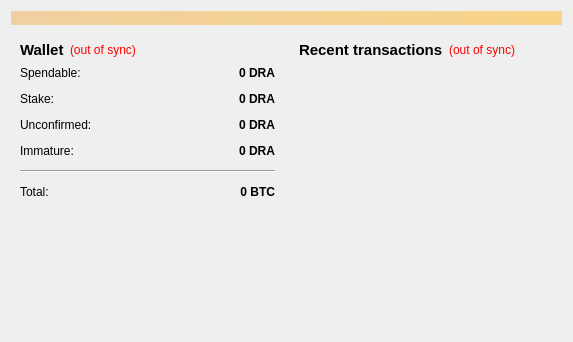
<?xml version="1.0" encoding="UTF-8"?>
<ui version="4.0">
 <class>OverviewPage</class>
 <widget class="QWidget" name="OverviewPage">
  <property name="geometry">
   <rect>
    <x>0</x>
    <y>0</y>
    <width>573</width>
    <height>342</height>
   </rect>
  </property>
  <property name="windowTitle">
   <string>Form</string>
  </property>
  <layout class="QVBoxLayout" name="topLayout">
   <item>
    <widget class="QLabel" name="labelAlerts">
     <property name="visible">
      <bool>false</bool>
     </property>
     <property name="styleSheet">
      <string notr="true">background-color: qlineargradient(x1: 0, y1: 0, x2: 1, y2: 0, stop:0 #F0D0A0, stop:1 #F8D488);  color:#000000
</string>
     </property>
     <property name="wordWrap">
      <bool>true</bool>
     </property>
     <property name="margin">
      <number>3</number>
     </property>
    </widget>
   </item>
   <item>
    <layout class="QHBoxLayout" name="horizontalLayout" stretch="1,1">
     <item>
      <layout class="QVBoxLayout" name="verticalLayout_2">
       <item>
        <widget class="QWidget" name="widget" native="true">
         <layout class="QVBoxLayout" name="verticalLayout_4">
          <item>
           <layout class="QHBoxLayout" name="horizontalLayout_4">
            <item>
             <widget class="QLabel" name="label_5">
              <property name="font">
               <font>
                <pointsize>11</pointsize>
                <weight>75</weight>
                <bold>true</bold>
               </font>
              </property>
              <property name="text">
               <string>Wallet</string>
              </property>
             </widget>
            </item>
            <item>
             <widget class="QLabel" name="labelWalletStatus">
              <property name="toolTip">
               <string>The displayed information may be out of date. Your wallet automatically synchronizes with the Dracula network after a connection is established, but this process has not completed yet.</string>
              </property>
              <property name="styleSheet">
               <string notr="true">QLabel { color: red; }</string>
              </property>
              <property name="text">
               <string notr="true">(out of sync)</string>
              </property>
              <property name="alignment">
               <set>Qt::AlignLeading|Qt::AlignLeft|Qt::AlignVCenter</set>
              </property>
             </widget>
            </item>
            <item>
             <spacer name="horizontalSpacer_2">
              <property name="orientation">
               <enum>Qt::Horizontal</enum>
              </property>
              <property name="sizeHint" stdset="0">
               <size>
                <width>40</width>
                <height>20</height>
               </size>
              </property>
             </spacer>
            </item>
           </layout>
          </item>
          <item>
           <layout class="QFormLayout" name="formLayout_2">
            <property name="fieldGrowthPolicy">
             <enum>QFormLayout::AllNonFixedFieldsGrow</enum>
            </property>
            <property name="horizontalSpacing">
             <number>12</number>
            </property>
            <property name="verticalSpacing">
             <number>12</number>
            </property>
            <item row="0" column="0">
             <widget class="QLabel" name="label">
              <property name="text">
               <string>Spendable:</string>
              </property>
             </widget>
            </item>
            <item row="0" column="1">
             <widget class="QLabel" name="labelBalance">
              <property name="font">
               <font>
                <weight>75</weight>
                <bold>true</bold>
               </font>
              </property>
              <property name="cursor">
               <cursorShape>IBeamCursor</cursorShape>
              </property>
              <property name="toolTip">
               <string>Your current spendable balance</string>
              </property>
              <property name="text">
               <string notr="true">0 DRA</string>
              </property>
              <property name="alignment">
               <set>Qt::AlignRight|Qt::AlignTrailing|Qt::AlignVCenter</set>
              </property>
              <property name="textInteractionFlags">
               <set>Qt::LinksAccessibleByMouse|Qt::TextSelectableByKeyboard|Qt::TextSelectableByMouse</set>
              </property>
             </widget>
            </item>
            <item row="1" column="0">
             <widget class="QLabel" name="label_6">
              <property name="text">
               <string>Stake:</string>
              </property>
             </widget>
            </item>
            <item row="1" column="1">
             <widget class="QLabel" name="labelStake">
              <property name="font">
               <font>
                <weight>75</weight>
                <bold>true</bold>
               </font>
              </property>
              <property name="cursor">
               <cursorShape>IBeamCursor</cursorShape>
              </property>
              <property name="toolTip">
               <string>Total of coins that was staked, and do not yet count toward the current balance</string>
              </property>
              <property name="text">
               <string notr="true">0 DRA</string>
              </property>
              <property name="alignment">
               <set>Qt::AlignRight|Qt::AlignTrailing|Qt::AlignVCenter</set>
              </property>
              <property name="textInteractionFlags">
               <set>Qt::LinksAccessibleByMouse|Qt::TextSelectableByKeyboard|Qt::TextSelectableByMouse</set>
              </property>
             </widget>
            </item>
            <item row="2" column="0">
             <widget class="QLabel" name="label_3">
              <property name="text">
               <string>Unconfirmed:</string>
              </property>
             </widget>
            </item>
            <item row="2" column="1">
             <widget class="QLabel" name="labelUnconfirmed">
              <property name="font">
               <font>
                <weight>75</weight>
                <bold>true</bold>
               </font>
              </property>
              <property name="cursor">
               <cursorShape>IBeamCursor</cursorShape>
              </property>
              <property name="toolTip">
               <string>Total of transactions that have yet to be confirmed, and do not yet count toward the current balance</string>
              </property>
              <property name="text">
               <string notr="true">0 DRA</string>
              </property>
              <property name="alignment">
               <set>Qt::AlignRight|Qt::AlignTrailing|Qt::AlignVCenter</set>
              </property>
              <property name="textInteractionFlags">
               <set>Qt::LinksAccessibleByMouse|Qt::TextSelectableByKeyboard|Qt::TextSelectableByMouse</set>
              </property>
             </widget>
            </item>
            <item row="3" column="0">
             <widget class="QLabel" name="labelImmatureText">
              <property name="text">
               <string>Immature:</string>
              </property>
             </widget>
            </item>
            <item row="3" column="1">
             <widget class="QLabel" name="labelImmature">
              <property name="font">
               <font>
                <weight>75</weight>
                <bold>true</bold>
               </font>
              </property>
              <property name="toolTip">
               <string>Mined balance that has not yet matured</string>
              </property>
              <property name="text">
               <string notr="true">0 DRA</string>
              </property>
              <property name="alignment">
               <set>Qt::AlignRight|Qt::AlignTrailing|Qt::AlignVCenter</set>
              </property>
              <property name="textInteractionFlags">
               <set>Qt::LinksAccessibleByMouse|Qt::TextSelectableByKeyboard|Qt::TextSelectableByMouse</set>
              </property>
             </widget>
            </item>
            <item row="4" column="0" colspan="2">
             <widget class="Line" name="line">
              <property name="orientation">
               <enum>Qt::Horizontal</enum>
              </property>
             </widget>
            </item>
            <item row="5" column="0">
             <widget class="QLabel" name="labelTotalText">
              <property name="text">
               <string>Total:</string>
              </property>
             </widget>
            </item>
            <item row="5" column="1">
             <widget class="QLabel" name="labelTotal">
              <property name="font">
               <font>
                <weight>75</weight>
                <bold>true</bold>
               </font>
              </property>
              <property name="cursor">
               <cursorShape>IBeamCursor</cursorShape>
              </property>
              <property name="toolTip">
               <string>Your current total balance</string>
              </property>
              <property name="text">
               <string notr="true">0 BTC</string>
              </property>
              <property name="alignment">
               <set>Qt::AlignRight|Qt::AlignTrailing|Qt::AlignVCenter</set>
              </property>
              <property name="textInteractionFlags">
               <set>Qt::LinksAccessibleByMouse|Qt::TextSelectableByKeyboard|Qt::TextSelectableByMouse</set>
              </property>
             </widget>
            </item>
           </layout>
          </item>
         </layout>
        </widget>
       </item>
       <item>
        <spacer name="verticalSpacer">
         <property name="orientation">
          <enum>Qt::Vertical</enum>
         </property>
         <property name="sizeHint" stdset="0">
          <size>
           <width>20</width>
           <height>40</height>
          </size>
         </property>
        </spacer>
       </item>
      </layout>
     </item>
     <item>
      <layout class="QVBoxLayout" name="verticalLayout_3">
       <item>
        <widget class="QWidget" name="widget_2" native="true">
         <layout class="QVBoxLayout" name="verticalLayout">
          <item>
           <layout class="QHBoxLayout" name="horizontalLayout_2">
            <item>
             <widget class="QLabel" name="label_4">
              <property name="font">
               <font>
                <pointsize>11</pointsize>
                <weight>75</weight>
                <bold>true</bold>
               </font>
              </property>
              <property name="text">
               <string>&lt;b&gt;Recent transactions&lt;/b&gt;</string>
              </property>
             </widget>
            </item>
            <item>
             <widget class="QLabel" name="labelTransactionsStatus">
              <property name="toolTip">
               <string>The displayed information may be out of date. Your wallet automatically synchronizes with the Dracula network after a connection is established, but this process has not completed yet.</string>
              </property>
              <property name="styleSheet">
               <string notr="true">QLabel { color: red; }</string>
              </property>
              <property name="text">
               <string notr="true">(out of sync)</string>
              </property>
              <property name="alignment">
               <set>Qt::AlignRight|Qt::AlignTrailing|Qt::AlignVCenter</set>
              </property>
             </widget>
            </item>
            <item>
             <spacer name="horizontalSpacer">
              <property name="orientation">
               <enum>Qt::Horizontal</enum>
              </property>
              <property name="sizeHint" stdset="0">
               <size>
                <width>40</width>
                <height>20</height>
               </size>
              </property>
             </spacer>
            </item>
           </layout>
          </item>
          <item>
           <widget class="QListView" name="listTransactions">
            <property name="styleSheet">
             <string notr="true">QListView { background: transparent; }</string>
            </property>
            <property name="frameShape">
             <enum>QFrame::NoFrame</enum>
            </property>
            <property name="verticalScrollBarPolicy">
             <enum>Qt::ScrollBarAlwaysOff</enum>
            </property>
            <property name="horizontalScrollBarPolicy">
             <enum>Qt::ScrollBarAlwaysOff</enum>
            </property>
            <property name="selectionMode">
             <enum>QAbstractItemView::NoSelection</enum>
            </property>
           </widget>
          </item>
         </layout>
        </widget>
       </item>
      </layout>
     </item>
    </layout>
   </item>
  </layout>
 </widget>
 <resources/>
 <connections/>
</ui>
